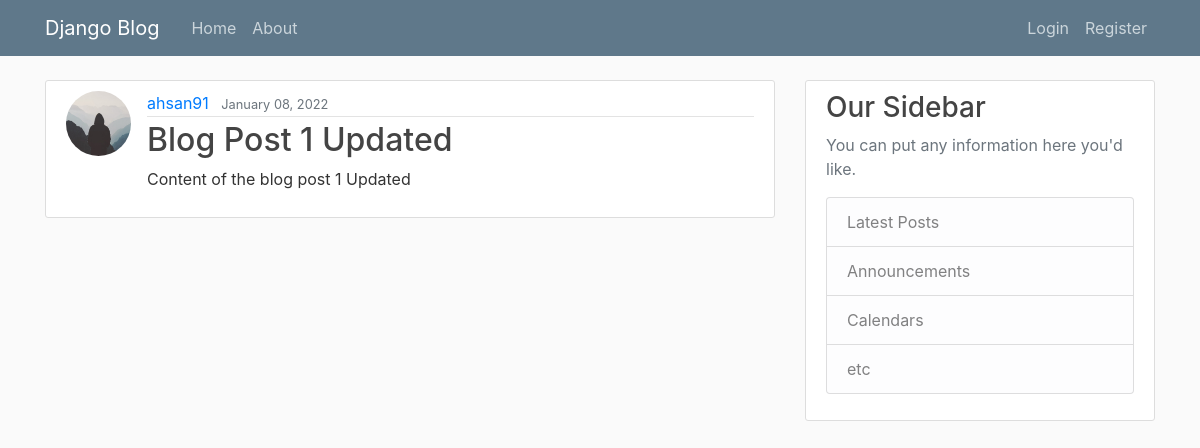
/post/1/, run on an earlier commit of the app's database.
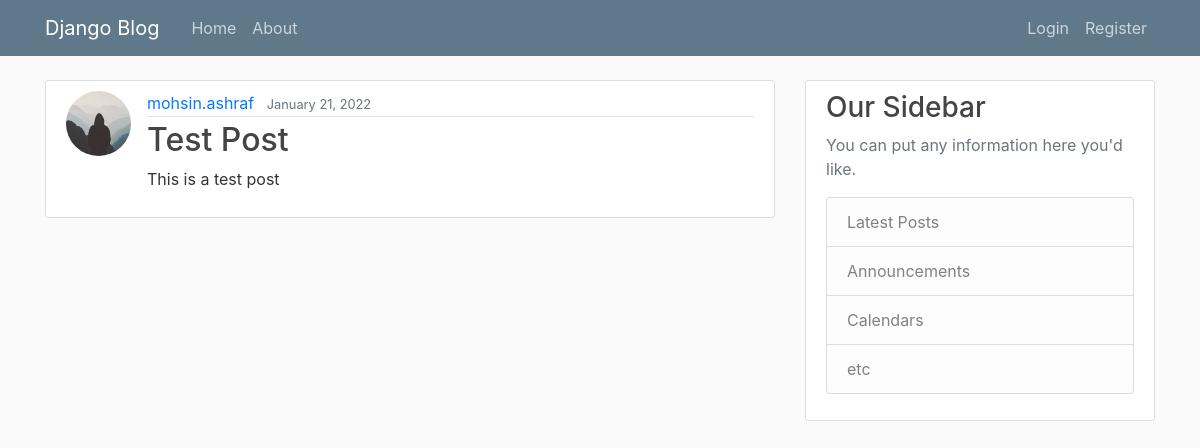
And on a later commit of the database.
### blog/models.py (models this page shows, shortened)
class Post(models.Model):
	title = models.CharField(max_length=100)
	content = models.TextField()
	date_posted = models.DateTimeField(default=timezone.now)
	author = models.ForeignKey(User, on_delete=models.CASCADE)

### users/models.py (models this page shows, shortened)
class Profile(models.Model):
	user = models.OneToOneField(User, on_delete=models.CASCADE)
	image = models.ImageField(default='default.jpg', upload_to='profile_pics')

### blog/views.py (the view)
# urls.py: path('post/<int:pk>/', DetailPostView.as_view(), name='post-detail'),
class DetailPostView(DetailView):
	model = Post

### blog/templates/blog/post_detail.html (shortened to what this page needs)
{% extends "blog/base.html" %}
{% block content %}
  <article class="media content-section">
    <img class="rounded-circle article-img" src="{{ object.author.profile.image.url }}">
    <div class="media-body">
      <div class="article-metadata">
        <a class="mr-2" href="{% url 'user-posts' post.author.username %}">{{ object.author }}</a>
        <small class="text-muted">{{ object.date_posted|date:"F d, Y" }}</small>
      </div>
      <h2 class="article-title">{{ object.title }}</h2>
      <p class="article-content">{{ object.content }}</p>
    </div>
  </article>
{% endblock content %}

What changed in the data, as far as the page shows it:
changed Post: author "ahsan91" → "mohsin.ashraf"; date_posted "January 08, 2022" → "January 21, 2022"; title "Blog Post 1 Updated" → "Test Post"; content "Content of the blog post 1 Updated" → "This is a test post"
